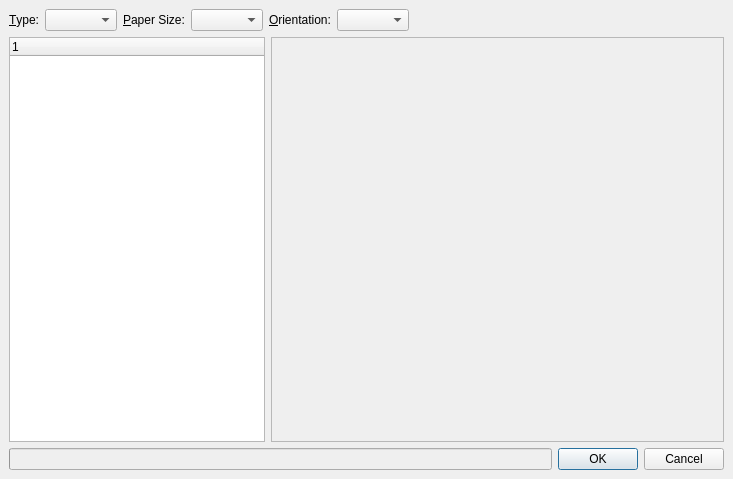
<ui version="4.0" >
 <class>PreviewDialog</class>
 <widget class="QDialog" name="PreviewDialog" >
  <property name="geometry" >
   <rect>
    <x>0</x>
    <y>0</y>
    <width>733</width>
    <height>479</height>
   </rect>
  </property>
  <property name="windowTitle" >
   <string>Print Preview</string>
  </property>
  <layout class="QVBoxLayout" >
   <property name="margin" >
    <number>9</number>
   </property>
   <property name="spacing" >
    <number>6</number>
   </property>
   <item>
    <layout class="QHBoxLayout" >
     <property name="margin" >
      <number>0</number>
     </property>
     <property name="spacing" >
      <number>6</number>
     </property>
     <item>
      <widget class="QLabel" name="label_3" >
       <property name="text" >
        <string>&amp;Type:</string>
       </property>
       <property name="buddy" >
        <cstring>typeCombo</cstring>
       </property>
      </widget>
     </item>
     <item>
      <widget class="QComboBox" name="typeCombo" />
     </item>
     <item>
      <widget class="QLabel" name="label" >
       <property name="text" >
        <string>&amp;Paper Size:</string>
       </property>
       <property name="buddy" >
        <cstring>paperSizeCombo</cstring>
       </property>
      </widget>
     </item>
     <item>
      <widget class="QComboBox" name="paperSizeCombo" >
       <property name="sizePolicy" >
        <sizepolicy>
         <hsizetype>1</hsizetype>
         <vsizetype>0</vsizetype>
         <horstretch>0</horstretch>
         <verstretch>0</verstretch>
        </sizepolicy>
       </property>
      </widget>
     </item>
     <item>
      <widget class="QLabel" name="label_2" >
       <property name="text" >
        <string>&amp;Orientation:</string>
       </property>
       <property name="buddy" >
        <cstring>paperOrientationCombo</cstring>
       </property>
      </widget>
     </item>
     <item>
      <widget class="QComboBox" name="paperOrientationCombo" >
       <property name="sizePolicy" >
        <sizepolicy>
         <hsizetype>1</hsizetype>
         <vsizetype>0</vsizetype>
         <horstretch>0</horstretch>
         <verstretch>0</verstretch>
        </sizepolicy>
       </property>
      </widget>
     </item>
     <item>
      <spacer>
       <property name="orientation" >
        <enum>Qt::Horizontal</enum>
       </property>
       <property name="sizeHint" >
        <size>
         <width>40</width>
         <height>20</height>
        </size>
       </property>
      </spacer>
     </item>
    </layout>
   </item>
   <item>
    <layout class="QHBoxLayout" >
     <property name="margin" >
      <number>0</number>
     </property>
     <property name="spacing" >
      <number>6</number>
     </property>
     <item>
      <widget class="QTreeWidget" name="pageList" >
       <property name="indentation" >
        <number>0</number>
       </property>
       <property name="rootIsDecorated" >
        <bool>false</bool>
       </property>
       <property name="uniformRowHeights" >
        <bool>true</bool>
       </property>
       <property name="itemsExpandable" >
        <bool>false</bool>
       </property>
       <property name="columnCount" >
        <number>1</number>
       </property>
       <column>
        <property name="text" >
         <string>1</string>
        </property>
       </column>
      </widget>
     </item>
     <item>
      <widget class="QScrollArea" native="1" name="previewArea" >
       <property name="sizePolicy" >
        <sizepolicy>
         <hsizetype>5</hsizetype>
         <vsizetype>5</vsizetype>
         <horstretch>1</horstretch>
         <verstretch>0</verstretch>
        </sizepolicy>
       </property>
      </widget>
     </item>
    </layout>
   </item>
   <item>
    <layout class="QHBoxLayout" >
     <property name="margin" >
      <number>0</number>
     </property>
     <property name="spacing" >
      <number>6</number>
     </property>
     <item>
      <widget class="QProgressBar" name="progressBar" >
       <property name="enabled" >
        <bool>false</bool>
       </property>
       <property name="sizePolicy" >
        <sizepolicy>
         <hsizetype>7</hsizetype>
         <vsizetype>0</vsizetype>
         <horstretch>1</horstretch>
         <verstretch>0</verstretch>
        </sizepolicy>
       </property>
       <property name="value" >
        <number>0</number>
       </property>
       <property name="textVisible" >
        <bool>false</bool>
       </property>
       <property name="orientation" >
        <enum>Qt::Horizontal</enum>
       </property>
      </widget>
     </item>
     <item>
      <widget class="QDialogButtonBox" name="buttonBox" >
       <property name="orientation" >
        <enum>Qt::Horizontal</enum>
       </property>
       <property name="standardButtons" >
        <set>QDialogButtonBox::Cancel|QDialogButtonBox::NoButton|QDialogButtonBox::Ok</set>
       </property>
      </widget>
     </item>
    </layout>
   </item>
  </layout>
 </widget>
 <customwidgets>
  <customwidget>
   <class>QScrollArea</class>
   <extends>QWidget</extends>
   <header>qscrollarea.h</header>
   <container>1</container>
  </customwidget>
 </customwidgets>
 <tabstops>
  <tabstop>typeCombo</tabstop>
  <tabstop>paperSizeCombo</tabstop>
  <tabstop>paperOrientationCombo</tabstop>
  <tabstop>pageList</tabstop>
  <tabstop>buttonBox</tabstop>
 </tabstops>
 <resources/>
 <connections>
  <connection>
   <sender>buttonBox</sender>
   <signal>accepted()</signal>
   <receiver>PreviewDialog</receiver>
   <slot>accept()</slot>
   <hints>
    <hint type="sourcelabel" >
     <x>722</x>
     <y>468</y>
    </hint>
    <hint type="destinationlabel" >
     <x>677</x>
     <y>446</y>
    </hint>
   </hints>
  </connection>
  <connection>
   <sender>buttonBox</sender>
   <signal>rejected()</signal>
   <receiver>PreviewDialog</receiver>
   <slot>reject()</slot>
   <hints>
    <hint type="sourcelabel" >
     <x>722</x>
     <y>468</y>
    </hint>
    <hint type="destinationlabel" >
     <x>547</x>
     <y>448</y>
    </hint>
   </hints>
  </connection>
 </connections>
</ui>
